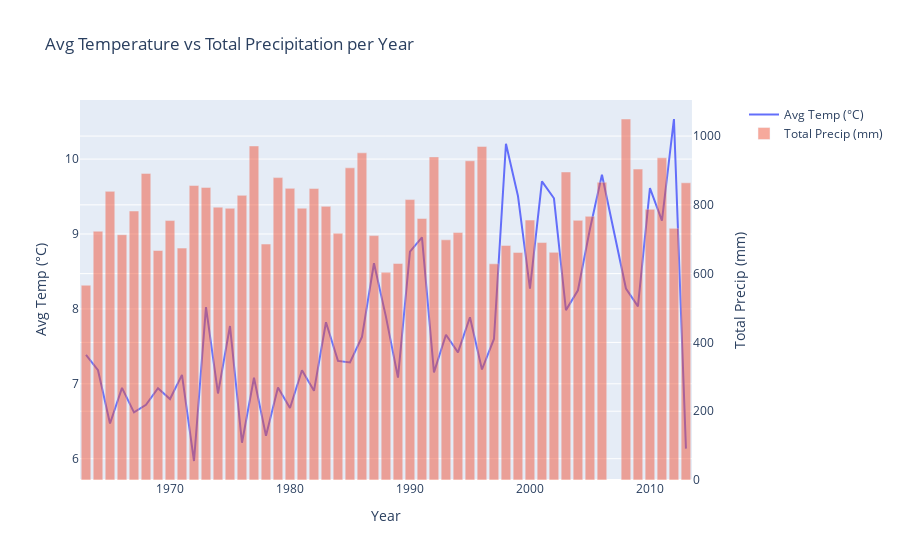

This figure's notebook cell:
### Code cell
# --------------------------------------------------
# 6) EXTRA: Dual-axis – Avg Temp vs Total Precipitation
# --------------------------------------------------
fig4 = sp.make_subplots(specs=[[{"secondary_y": True}]])

fig4.add_trace(
    go.Scatter(x=df["year"], y=df["avg_mean_temp"],
               name="Avg Temp (°C)"),
    secondary_y=False
)

fig4.add_trace(
    go.Bar(x=df["year"], y=df["total_precip"],
           name="Total Precip (mm)", opacity=0.5),
    secondary_y=True
)

fig4.update_layout(
    title="Avg Temperature vs Total Precipitation per Year"
)

fig4.update_xaxes(title_text="Year")
fig4.update_yaxes(title_text="Avg Temp (°C)", secondary_y=False)
fig4.update_yaxes(title_text="Total Precip (mm)", secondary_y=True)

fig4.show()

### Figure 1 — Plotly figure (JSON) as saved in the notebook; plotly's stock layout.template omitted (floating-point values rounded to 4 significant figures)
{"data": [{"name": "Avg Temp (°C)", "type": "scatter", "x": [1963, 1964, 1965, 1966, 1967, 1968, 1969, 1970, 1971, 1972, 1973, 1974, 1975, 1976, 1977, 1978, 1979, 1980, 1981, 1982, 1983, 1984, 1985, 1986, 1987, 1988, 1989, 1990, 1991, 1992, 1993, 1994, 1995, 1996, 1997, 1998, 1999, 2000, 2001, 2002, 2003, 2004, 2005, 2006, 2008, 2009, 2010, 2011, 2012, 2013], "xaxis": "x", "y": [7.388, 7.182, 6.47, 6.946, 6.619, 6.72, 6.94, 6.796, 7.119, 5.969, 8.025, 6.871, 7.771, 6.213, 7.081, 6.306, 6.952, 6.677, 7.18, 6.907, 7.822, 7.306, 7.286, 7.626, 8.61, 7.894, 7.084, 8.765, 8.954, 7.153, 7.654, 7.419, 7.888, 7.191, 7.599, 10.2, 9.508, 8.272, 9.703, 9.477, 7.984, 8.249, 9.067, 9.792, 8.272, 8.033, 9.613, 9.179, 10.54, 6.134], "yaxis": "y"}, {"name": "Total Precip (mm)", "opacity": 0.5, "type": "bar", "x": [1963, 1964, 1965, 1966, 1967, 1968, 1969, 1970, 1971, 1972, 1973, 1974, 1975, 1976, 1977, 1978, 1979, 1980, 1981, 1982, 1983, 1984, 1985, 1986, 1987, 1988, 1989, 1990, 1991, 1992, 1993, 1994, 1995, 1996, 1997, 1998, 1999, 2000, 2001, 2002, 2003, 2004, 2005, 2006, 2008, 2009, 2010, 2011, 2012, 2013], "xaxis": "x", "y": [566.4, 723.4, 839.2, 713.2, 782.1, 891.4, 667.3, 754.3, 674.2, 856.2, 850.7, 793.3, 790.1, 827.6, 971.3, 686.0, 879.2, 847.9, 790.3, 847.4, 795.6, 717.4, 907.7, 951.2, 710.6, 604.0, 629.6, 815.3, 760.4, 939.4, 698.3, 719.8, 928.1, 969.8, 628.6, 682.1, 661.8, 755.7, 690.4, 661.9, 895.6, 755.0, 766.7, 865.7, 1050.0, 904.0, 787.2, 936.8, 731.6, 864.1], "yaxis": "y2"}], "layout": {"title": {"text": "Avg Temperature vs Total Precipitation per Year"}, "xaxis": {"anchor": "y", "domain": [0, 0.94], "title": {"text": "Year"}}, "yaxis": {"anchor": "x", "domain": [0, 1], "title": {"text": "Avg Temp (°C)"}}, "yaxis2": {"anchor": "x", "overlaying": "y", "side": "right", "title": {"text": "Total Precip (mm)"}}}}
